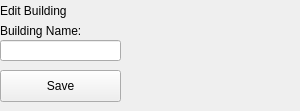
      <widget class="QWidget" name="page_20">
       <widget class="QLabel" name="label_12">
        <property name="geometry">
         <rect>
          <x>0</x>
          <y>0</y>
          <width>291</width>
          <height>21</height>
         </rect>
        </property>
        <property name="frameShadow">
         <enum>QFrame::Raised</enum>
        </property>
        <property name="text">
         <string>Edit Building</string>
        </property>
        <property name="textFormat">
         <enum>Qt::AutoText</enum>
        </property>
        <property name="wordWrap">
         <bool>true</bool>
        </property>
        <property name="textInteractionFlags">
         <set>Qt::LinksAccessibleByMouse</set>
        </property>
       </widget>
       <widget class="QLabel" name="label_22">
        <property name="geometry">
         <rect>
          <x>0</x>
          <y>20</y>
          <width>191</width>
          <height>21</height>
         </rect>
        </property>
        <property name="text">
         <string>Building Name:</string>
        </property>
       </widget>
       <widget class="QLineEdit" name="editBuildingNameLineEdit">
        <property name="geometry">
         <rect>
          <x>0</x>
          <y>40</y>
          <width>121</width>
          <height>21</height>
         </rect>
        </property>
       </widget>
       <widget class="QPushButton" name="saveBuilding">
        <property name="geometry">
         <rect>
          <x>0</x>
          <y>70</y>
          <width>121</width>
          <height>32</height>
         </rect>
        </property>
        <property name="text">
         <string>Save</string>
        </property>
       </widget>
      </widget>
